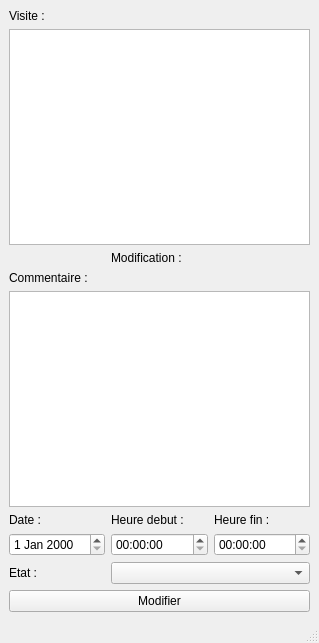
<?xml version="1.0" encoding="UTF-8"?>
<ui version="4.0">
 <class>MainWindowControleur</class>
 <widget class="QMainWindow" name="MainWindowControleur">
  <property name="geometry">
   <rect>
    <x>0</x>
    <y>0</y>
    <width>319</width>
    <height>643</height>
   </rect>
  </property>
  <property name="windowTitle">
   <string>Controleur</string>
  </property>
  <widget class="QWidget" name="centralwidget">
   <layout class="QGridLayout" name="gridLayout">
    <item row="6" column="0">
     <widget class="QLabel" name="label_4">
      <property name="text">
       <string>Date :</string>
      </property>
     </widget>
    </item>
    <item row="1" column="0">
     <widget class="QLabel" name="label">
      <property name="text">
       <string>Visite :</string>
      </property>
     </widget>
    </item>
    <item row="9" column="0" colspan="3">
     <widget class="QPushButton" name="pushButtonModifier">
      <property name="text">
       <string>Modifier</string>
      </property>
     </widget>
    </item>
    <item row="7" column="2">
     <widget class="QTimeEdit" name="timeEditFin"/>
    </item>
    <item row="3" column="1">
     <widget class="QLabel" name="label_2">
      <property name="text">
       <string>Modification :</string>
      </property>
     </widget>
    </item>
    <item row="5" column="0" colspan="3">
     <widget class="QTextEdit" name="textEditCommentaire"/>
    </item>
    <item row="6" column="1">
     <widget class="QLabel" name="label_5">
      <property name="text">
       <string>Heure debut :</string>
      </property>
     </widget>
    </item>
    <item row="4" column="0">
     <widget class="QLabel" name="label_3">
      <property name="text">
       <string>Commentaire :</string>
      </property>
     </widget>
    </item>
    <item row="7" column="0">
     <widget class="QDateEdit" name="dateEdit"/>
    </item>
    <item row="2" column="0" colspan="3">
     <widget class="QListWidget" name="listWidgetVisite"/>
    </item>
    <item row="7" column="1">
     <widget class="QTimeEdit" name="timeEditDebut"/>
    </item>
    <item row="6" column="2">
     <widget class="QLabel" name="label_6">
      <property name="text">
       <string>Heure fin :</string>
      </property>
     </widget>
    </item>
    <item row="8" column="0">
     <widget class="QLabel" name="label_7">
      <property name="text">
       <string>Etat :</string>
      </property>
     </widget>
    </item>
    <item row="8" column="1" colspan="2">
     <widget class="QComboBox" name="comboBoxEtat"/>
    </item>
   </layout>
  </widget>
  <widget class="QMenuBar" name="menubar">
   <property name="geometry">
    <rect>
     <x>0</x>
     <y>0</y>
     <width>319</width>
     <height>27</height>
    </rect>
   </property>
  </widget>
  <widget class="QStatusBar" name="statusbar"/>
 </widget>
 <resources/>
 <connections/>
</ui>
